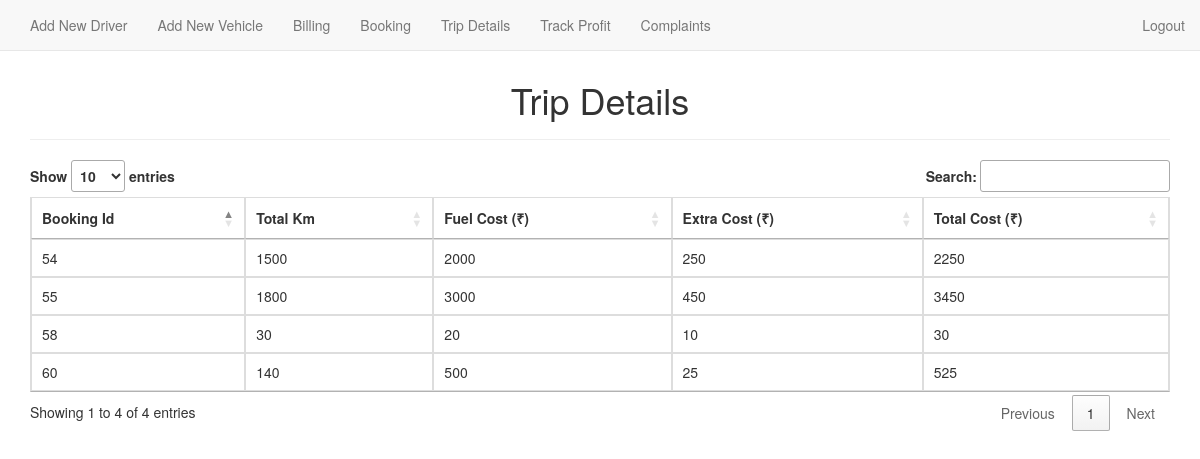
The app's page /trip_details.php with its own data.
### tables this page shows
CREATE TABLE `tripcost` (
  `id` int(11) NOT NULL,
  `booking_id` varchar(50) NOT NULL,
  `username` varchar(100) NOT NULL,
  `total_km` varchar(11) NOT NULL,
  `oil_cost` varchar(11) NOT NULL,
  `extra_cost` varchar(11) NOT NULL,
  `total_cost` varchar(11) NOT NULL,
  `paid` int(11) NOT NULL
);

### trip_details.php (the view, shortened to what this page needs)
<?php
     $connection= mysqli_connect('localhost','root','','vehicle management');
    $select_query="SELECT * FROM `tripcost`";
    $result= mysqli_query($connection,$select_query);
?>
<!DOCTYPE html>
<html lang="en">
<head>
    <link href="http://maxcdn.bootstrapcdn.com/bootstrap/3.2.0/css/bootstrap.min.css" rel="stylesheet">
    <link rel="stylesheet" href="http://cdn.datatables.net/1.10.2/css/jquery.dataTables.min.css">
    <link rel="stylesheet" href="sweetalert2/sweetalert2.css">
    <link rel="stylesheet" href="animate.css">
    <link rel="stylesheet" href="style.css">
</head>
<body>
    <?php include 'navbar_admin.php'; ?>
    <br><br>
    <div class="container">
        <div class="row">
            <div class="col-md-12">
                <div class="page-header">
                    <h1 style="text-align: center;">Trip Details</h1>
                </div>
                <table id="myTable" class="table table-bordered animated force">
                    <thead>
                        <th>Booking Id</th>
                        <th>Total Km</th>
                        <th>Fuel Cost (₹)</th>
                        <th>Extra Cost (₹)</th>
                        <th>Total Cost (₹)</th>
                    </thead>
                    <tbody>
                        <?php while($row=mysqli_fetch_assoc($result)){ ?>
                        <tr>
                            <td><?php echo $row['booking_id']; ?></td>
                            <td><?php echo $row['total_km']; ?></td>
                            <td><?php echo $row['oil_cost']; ?></td>
                            <td><?php echo $row['extra_cost']; ?></td>
                            <td><?php echo $row['total_cost']; ?></td>
                        </tr>
                        <?php } ?>
                    </tbody>
                </table>
            </div>
        </div>
    </div>
</body>
</html>

### records on screen
tripcost: booking "54", total_km "1500", oil_cost "2000", extra_cost "250", total_cost "2250"
tripcost: booking "55", total_km "1800", oil_cost "3000", extra_cost "450", total_cost "3450"
tripcost: booking "58", total_km "30", oil_cost "20", extra_cost "10", total_cost "30"
tripcost: booking "60", total_km "140", oil_cost "500", extra_cost "25", total_cost "525"
